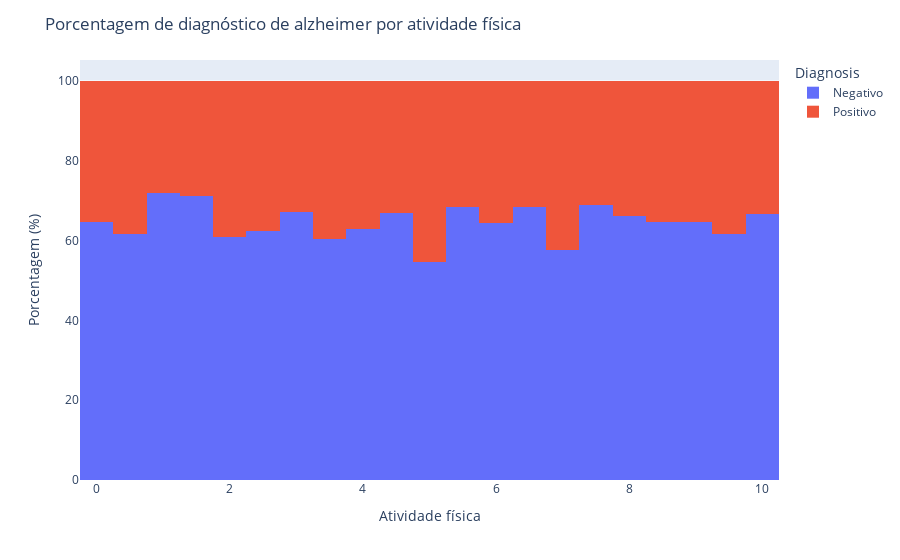
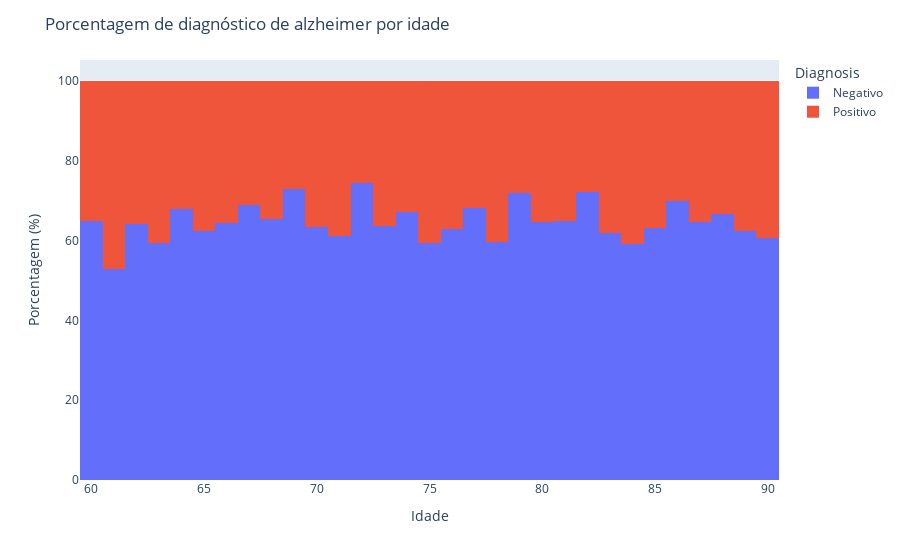
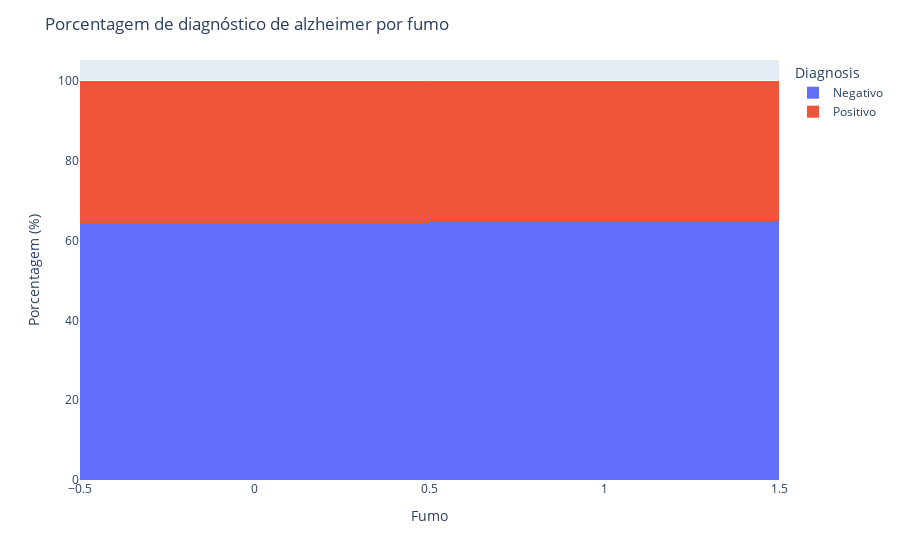
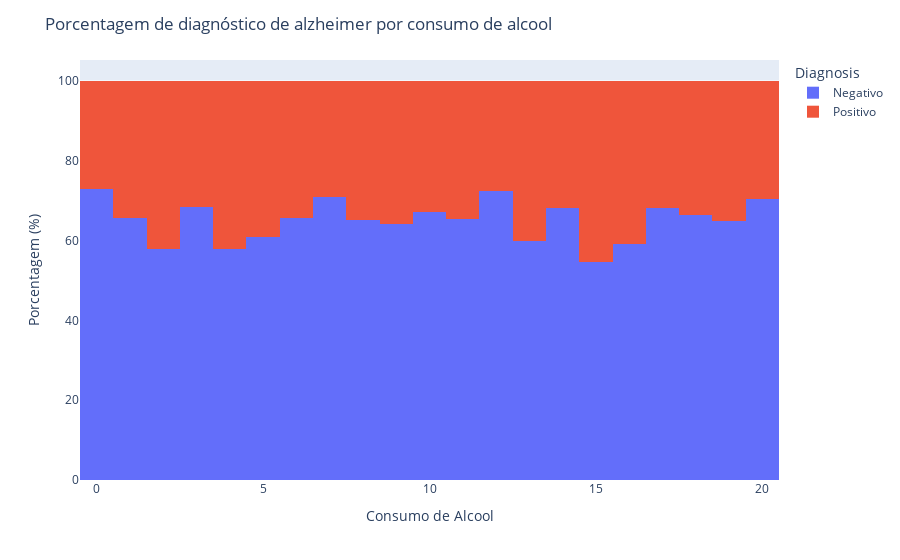

Write notebook code for charts like these, in order.
### Markdown cell above
- É uma diferença pequena, mas aparentemente pessoas que tiveram familiares com alzheimer, tem menos chance de terem alzheimer, isso indica provavelmente, que alguém que teve um familiar com alzheimer, tome prevenções e cuidados para não ter a mesma doença

### Code cell
df2 = df.replace({
        "Diagnosis": {
            0: "Negativo",
            1: "Positivo",
        }
    })

colunas = {
    "PhysicalActivity": "Atividade física", 
    "Age": "Idade", 
    "Smoking": "Fumo", 
    "AlcoholConsumption": "Consumo de Alcool", 
    "DietQuality": "Qualidade de dieta"
}
for coluna in colunas:
    fig = px.histogram(
        df2,
        x=coluna, 
        color="Diagnosis", 
        barnorm="percent",
        #text_auto=True
    )
    fig.update_layout(
        xaxis_title=colunas[coluna], 
        yaxis_title="Porcentagem (%)",
        title=f"Porcentagem de diagnóstico de alzheimer por {colunas[coluna].lower()}"
    )
    fig.show()

### Figure 1 — Plotly figure (JSON) as saved in the notebook; plotly's stock layout.template omitted (floating-point values rounded to 4 significant figures; data arrays with more than 128 entries replaced by an {"elided": "..."} marker saying what was removed)
{"data": [{"alignmentgroup": "True", "bingroup": "x", "hovertemplate": "Diagnosis=Negativo<br>PhysicalActivity=%{x}<br>count (normalized as percent)=%{y}<extra></extra>", "legendgroup": "Negativo", "marker": {"color": "#636efa", "pattern": {"shape": ""}}, "name": "Negativo", "offsetgroup": "Negativo", "orientation": "v", "showlegend": true, "type": "histogram", "x": {"elided": "1389 float values"}, "xaxis": "x", "yaxis": "y"}, {"alignmentgroup": "True", "bingroup": "x", "hovertemplate": "Diagnosis=Positivo<br>PhysicalActivity=%{x}<br>count (normalized as percent)=%{y}<extra></extra>", "legendgroup": "Positivo", "marker": {"color": "#EF553B", "pattern": {"shape": ""}}, "name": "Positivo", "offsetgroup": "Positivo", "orientation": "v", "showlegend": true, "type": "histogram", "x": {"elided": "760 float values"}, "xaxis": "x", "yaxis": "y"}], "layout": {"barmode": "relative", "barnorm": "percent", "legend": {"title": {"text": "Diagnosis"}, "tracegroupgap": 0}, "margin": {"t": 60}, "title": {"text": "Porcentagem de diagnóstico de alzheimer por atividade física"}, "xaxis": {"anchor": "y", "domain": [0, 1], "title": {"text": "Atividade física"}}, "yaxis": {"anchor": "x", "domain": [0, 1], "title": {"text": "Porcentagem (%)"}}}}

### Figure 2 — Plotly figure (JSON) as saved in the notebook; plotly's stock layout.template omitted (floating-point values rounded to 4 significant figures; data arrays with more than 128 entries replaced by an {"elided": "..."} marker saying what was removed)
{"data": [{"alignmentgroup": "True", "bingroup": "x", "hovertemplate": "Diagnosis=Negativo<br>Age=%{x}<br>count (normalized as percent)=%{y}<extra></extra>", "legendgroup": "Negativo", "marker": {"color": "#636efa", "pattern": {"shape": ""}}, "name": "Negativo", "offsetgroup": "Negativo", "orientation": "v", "showlegend": true, "type": "histogram", "x": {"elided": "1389 int values"}, "xaxis": "x", "yaxis": "y"}, {"alignmentgroup": "True", "bingroup": "x", "hovertemplate": "Diagnosis=Positivo<br>Age=%{x}<br>count (normalized as percent)=%{y}<extra></extra>", "legendgroup": "Positivo", "marker": {"color": "#EF553B", "pattern": {"shape": ""}}, "name": "Positivo", "offsetgroup": "Positivo", "orientation": "v", "showlegend": true, "type": "histogram", "x": {"elided": "760 int values"}, "xaxis": "x", "yaxis": "y"}], "layout": {"barmode": "relative", "barnorm": "percent", "legend": {"title": {"text": "Diagnosis"}, "tracegroupgap": 0}, "margin": {"t": 60}, "title": {"text": "Porcentagem de diagnóstico de alzheimer por idade"}, "xaxis": {"anchor": "y", "domain": [0, 1], "title": {"text": "Idade"}}, "yaxis": {"anchor": "x", "domain": [0, 1], "title": {"text": "Porcentagem (%)"}}}}

### Figure 3 — Plotly figure (JSON) as saved in the notebook; plotly's stock layout.template omitted (floating-point values rounded to 4 significant figures; data arrays with more than 128 entries replaced by an {"elided": "..."} marker saying what was removed)
{"data": [{"alignmentgroup": "True", "bingroup": "x", "hovertemplate": "Diagnosis=Negativo<br>Smoking=%{x}<br>count (normalized as percent)=%{y}<extra></extra>", "legendgroup": "Negativo", "marker": {"color": "#636efa", "pattern": {"shape": ""}}, "name": "Negativo", "offsetgroup": "Negativo", "orientation": "v", "showlegend": true, "type": "histogram", "x": {"elided": "1389 int values"}, "xaxis": "x", "yaxis": "y"}, {"alignmentgroup": "True", "bingroup": "x", "hovertemplate": "Diagnosis=Positivo<br>Smoking=%{x}<br>count (normalized as percent)=%{y}<extra></extra>", "legendgroup": "Positivo", "marker": {"color": "#EF553B", "pattern": {"shape": ""}}, "name": "Positivo", "offsetgroup": "Positivo", "orientation": "v", "showlegend": true, "type": "histogram", "x": {"elided": "760 int values"}, "xaxis": "x", "yaxis": "y"}], "layout": {"barmode": "relative", "barnorm": "percent", "legend": {"title": {"text": "Diagnosis"}, "tracegroupgap": 0}, "margin": {"t": 60}, "title": {"text": "Porcentagem de diagnóstico de alzheimer por fumo"}, "xaxis": {"anchor": "y", "domain": [0, 1], "title": {"text": "Fumo"}}, "yaxis": {"anchor": "x", "domain": [0, 1], "title": {"text": "Porcentagem (%)"}}}}

### Figure 4 — Plotly figure (JSON) as saved in the notebook; plotly's stock layout.template omitted (floating-point values rounded to 4 significant figures; data arrays with more than 128 entries replaced by an {"elided": "..."} marker saying what was removed)
{"data": [{"alignmentgroup": "True", "bingroup": "x", "hovertemplate": "Diagnosis=Negativo<br>AlcoholConsumption=%{x}<br>count (normalized as percent)=%{y}<extra></extra>", "legendgroup": "Negativo", "marker": {"color": "#636efa", "pattern": {"shape": ""}}, "name": "Negativo", "offsetgroup": "Negativo", "orientation": "v", "showlegend": true, "type": "histogram", "x": {"elided": "1389 float values"}, "xaxis": "x", "yaxis": "y"}, {"alignmentgroup": "True", "bingroup": "x", "hovertemplate": "Diagnosis=Positivo<br>AlcoholConsumption=%{x}<br>count (normalized as percent)=%{y}<extra></extra>", "legendgroup": "Positivo", "marker": {"color": "#EF553B", "pattern": {"shape": ""}}, "name": "Positivo", "offsetgroup": "Positivo", "orientation": "v", "showlegend": true, "type": "histogram", "x": {"elided": "760 float values"}, "xaxis": "x", "yaxis": "y"}], "layout": {"barmode": "relative", "barnorm": "percent", "legend": {"title": {"text": "Diagnosis"}, "tracegroupgap": 0}, "margin": {"t": 60}, "title": {"text": "Porcentagem de diagnóstico de alzheimer por consumo de alcool"}, "xaxis": {"anchor": "y", "domain": [0, 1], "title": {"text": "Consumo de Alcool"}}, "yaxis": {"anchor": "x", "domain": [0, 1], "title": {"text": "Porcentagem (%)"}}}}
